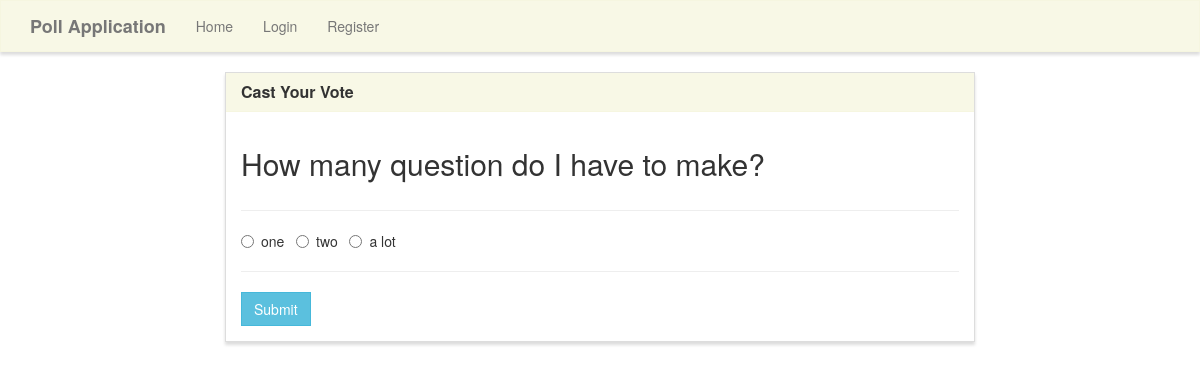
The app's page /vote/3 with its own data.
### poll/models.py (models this page shows, shortened)
class Poll(models.Model):
    question = models.TextField()
    first_option = models.CharField(max_length=40)
    second_option = models.CharField(max_length=40)
    third_option  = models.CharField(max_length=40)
    first_option_count_youth = models.IntegerField(default = 0)
    second_option_count_youth = models.IntegerField(default = 0)
    third_option_count_youth = models.IntegerField(default = 0)
    first_option_count_youngpeople = models.IntegerField(default = 0)
    second_option_count_youngpeople = models.IntegerField(default = 0)
    third_option_count_youngpeople = models.IntegerField(default = 0)
    first_option_count_middleagepeople = models.IntegerField(default = 0)
    second_option_count_middleagepeople = models.IntegerField(default = 0)
    third_option_count_middleagepeople = models.IntegerField(default = 0)
    first_option_count_oldpeople = models.IntegerField(default = 0)
    second_option_count_oldpeople = models.IntegerField(default = 0)
    third_option_count_oldpeople = models.IntegerField(default = 0)

### poll/views.py (the view, shortened to what this page needs)
# urls.py: path('vote/<poll_id>', poll_views.vote, name='vote'),
def vote(request, poll_id):
    if request.user.is_superuser:
        messages.info(request, "Not this time - This feature is only for users. Please register first as one!")
        return redirect('home')
    else:
        poll = Poll.objects.get(pk=poll_id)
        context = {
            'poll': poll
        }
        return render(request, 'poll/vote.html', context)

### poll/templates/poll/vote.html (shortened to what this page needs)
{% extends "poll/base.html" %}
{% block main %}
<div class="row">
    <div class="col-lg-8 col-lg-offset-2">
        <div class="panel panel-default">
            <div class="panel-heading">
                <h3 class="panel-title">Cast Your Vote</h3>
            </div>
            <div class="panel-body">
                <div class="row">
                    <div class="col-lg-12">
                        <h2>{{ poll.question }}</h2>
                    </div>
                </div>
                <div class="row">
                    <div class="col-lg-12">
                        <hr />
                        <form method="POST">
                            <div class="form-group">
                                <div class="radio">
                                    <label>
                                        <input type="radio" name="poll" value="option1" required>
                                        {{ poll.first_option }}
                                    </label> &nbsp;
                                    <label>
                                        <input type="radio" name="poll" value="option2">
                                        {{ poll.second_option }}
                                    </label> &nbsp;
                                    <label>
                                        <input type="radio" name="poll" value="option3">
                                        {{ poll.third_option }}
                                    </label> &nbsp;
                                </div>
                            </div>
                            <hr />
                            <button type="submit" class="btn btn-info">
                                Submit
                            </button>
                        </form>
                    </div>
                </div>
            </div>
        </div>
    </div>
</div>
{% endblock %}

### poll/static/style.css (style rules this page uses)
.navbar-default, .btn, .form-control, .panel { border-radius: 0; }
.panel-default > .panel-heading { color: #333; background-color: rgba(245, 245, 220, .7); border-color: rgba(245, 245, 220, .6); border-top-left-radius: 0; border-top-right-radius: 0; }
.panel { box-shadow: 0px 3px 3px 0px #ddd; }
a.navbar-brand, .panel-title { font-weight: bolder; }

### records on screen
Poll: question "How many question do I have to make?", first_option "one", second_option "two", third_option "a lot"
